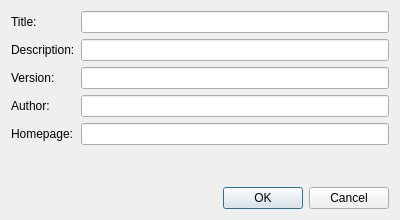
<?xml version="1.0" encoding="UTF-8"?>
<ui version="4.0">
 <class>Otter::MetaDataDialog</class>
 <widget class="QDialog" name="Otter::MetaDataDialog">
  <property name="geometry">
   <rect>
    <x>0</x>
    <y>0</y>
    <width>400</width>
    <height>220</height>
   </rect>
  </property>
  <property name="windowTitle">
   <string>Information</string>
  </property>
  <layout class="QVBoxLayout" name="verticalLayout">
   <item>
    <layout class="QFormLayout" name="formLayout">
     <item row="0" column="0">
      <widget class="QLabel" name="titleLabel">
       <property name="text">
        <string>Title:</string>
       </property>
       <property name="buddy">
        <cstring>titleLineEditWidget</cstring>
       </property>
      </widget>
     </item>
     <item row="0" column="1">
      <widget class="Otter::LineEditWidget" name="titleLineEditWidget"/>
     </item>
     <item row="1" column="0">
      <widget class="QLabel" name="descriptionLabel">
       <property name="text">
        <string>Description:</string>
       </property>
       <property name="buddy">
        <cstring>descriptionLineEditWidget</cstring>
       </property>
      </widget>
     </item>
     <item row="1" column="1">
      <widget class="Otter::LineEditWidget" name="descriptionLineEditWidget"/>
     </item>
     <item row="2" column="0">
      <widget class="QLabel" name="versionLabel">
       <property name="text">
        <string>Version:</string>
       </property>
       <property name="buddy">
        <cstring>versionLineEditWidget</cstring>
       </property>
      </widget>
     </item>
     <item row="2" column="1">
      <widget class="Otter::LineEditWidget" name="versionLineEditWidget"/>
     </item>
     <item row="3" column="0">
      <widget class="QLabel" name="authorLabel">
       <property name="text">
        <string>Author:</string>
       </property>
       <property name="buddy">
        <cstring>authorLineEditWidget</cstring>
       </property>
      </widget>
     </item>
     <item row="3" column="1">
      <widget class="Otter::LineEditWidget" name="authorLineEditWidget"/>
     </item>
     <item row="4" column="0">
      <widget class="QLabel" name="homepageLabel">
       <property name="text">
        <string>Homepage:</string>
       </property>
       <property name="buddy">
        <cstring>homepageLineEditWidget</cstring>
       </property>
      </widget>
     </item>
     <item row="4" column="1">
      <widget class="Otter::LineEditWidget" name="homepageLineEditWidget"/>
     </item>
    </layout>
   </item>
   <item>
    <widget class="QDialogButtonBox" name="buttonBox">
     <property name="orientation">
      <enum>Qt::Horizontal</enum>
     </property>
     <property name="standardButtons">
      <set>QDialogButtonBox::Cancel|QDialogButtonBox::Ok</set>
     </property>
    </widget>
   </item>
  </layout>
 </widget>
 <customwidgets>
  <customwidget>
   <class>Otter::LineEditWidget</class>
   <extends>QLineEdit</extends>
   <header>src/ui/LineEditWidget.h</header>
  </customwidget>
 </customwidgets>
 <resources/>
 <connections>
  <connection>
   <sender>buttonBox</sender>
   <signal>accepted()</signal>
   <receiver>Otter::MetaDataDialog</receiver>
   <slot>accept()</slot>
   <hints>
    <hint type="sourcelabel">
     <x>248</x>
     <y>254</y>
    </hint>
    <hint type="destinationlabel">
     <x>157</x>
     <y>274</y>
    </hint>
   </hints>
  </connection>
  <connection>
   <sender>buttonBox</sender>
   <signal>rejected()</signal>
   <receiver>Otter::MetaDataDialog</receiver>
   <slot>reject()</slot>
   <hints>
    <hint type="sourcelabel">
     <x>316</x>
     <y>260</y>
    </hint>
    <hint type="destinationlabel">
     <x>286</x>
     <y>274</y>
    </hint>
   </hints>
  </connection>
 </connections>
</ui>
